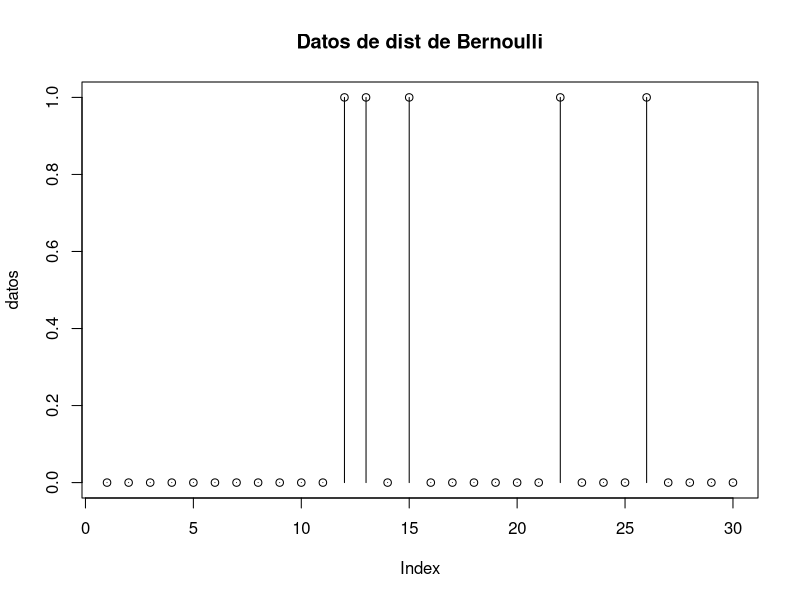
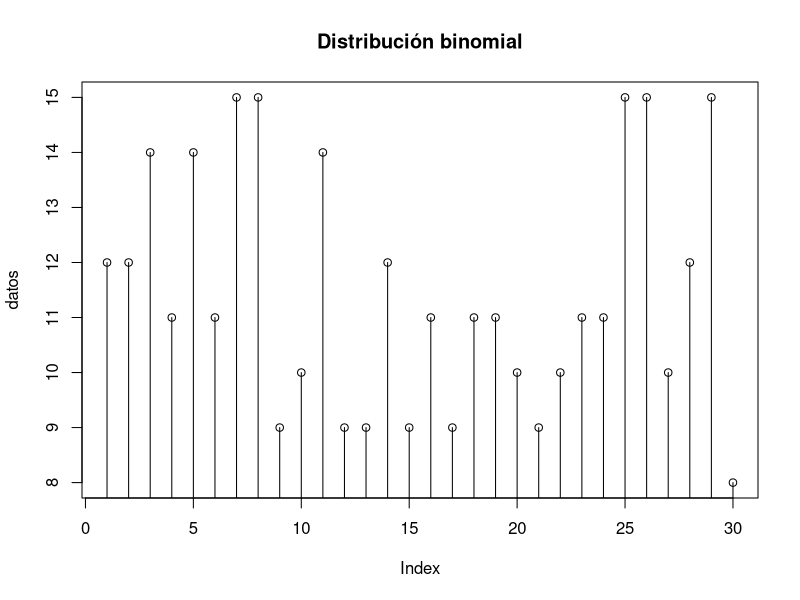
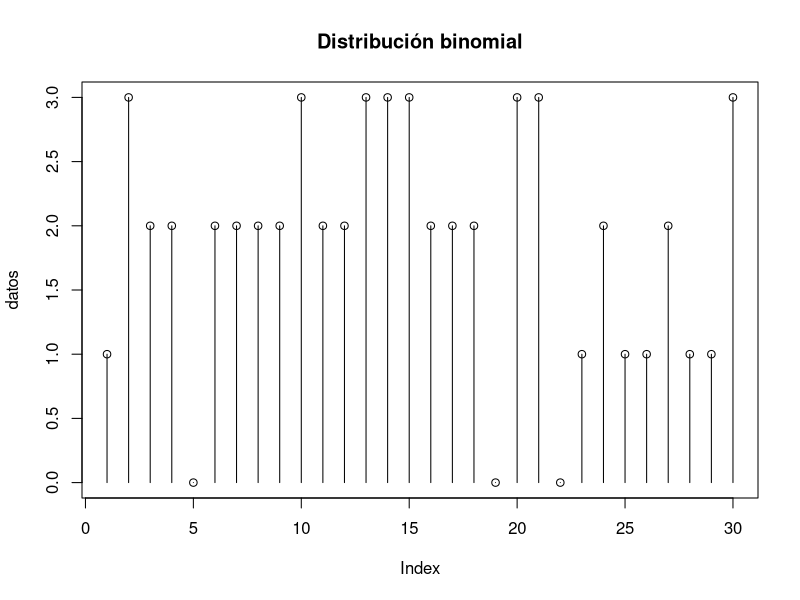
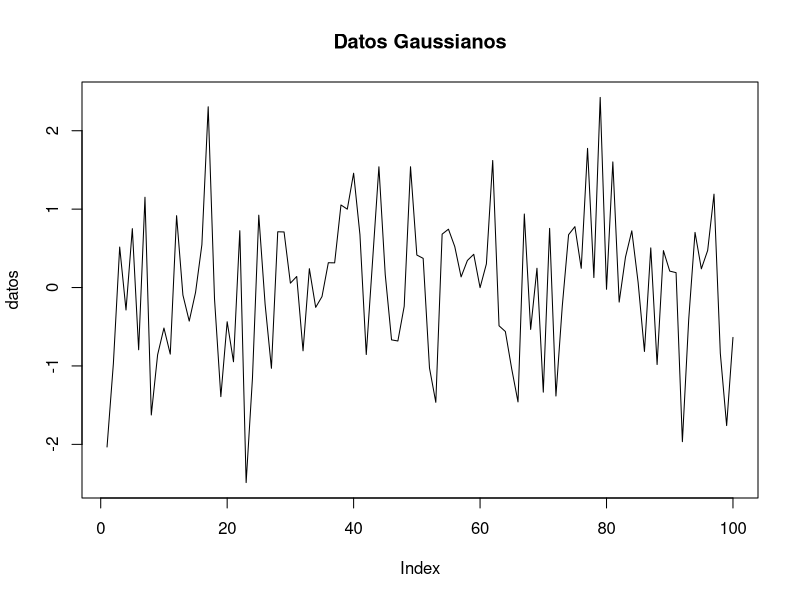

Here is the R script that generated these plots, in order:
## ---- chunk 1
knitr::opts_chunk$set(echo = TRUE)
## ---- chunk 2
# Sacamos una muestra de 30 datos Bernoulli y graficamos
datos <- rbinom(n=30, size=1, prob=0.3)
plot(datos, type="h", main="Datos de dist de Bernoulli")
points(datos)
## ---- chunk 3
datos <- rbinom(30, size=20, prob=0.6)
plot(datos, type="h", main= "Distribución binomial")
points(datos)
## ---- chunk 4
datos <- rbinom(30, size=20, prob=0.1)
plot(datos, type="h", main= "Distribución binomial")
points(datos)
## ---- chunk 5
# Parámetros de la distribución de Poisson
tasa_promedio <- 2  # Tasa promedio de ocurrencia de eventos
num_eventos <- 3    # Número de eventos que queremos modelar

# PMF: Probabilidad de que ocurran num_eventos eventos
probabilidad <- dpois(num_eventos, lambda = tasa_promedio)

# CDF: Probabilidad acumulativa de que ocurran hasta num_eventos eventos
prob_acumulativa <- ppois(num_eventos, lambda = tasa_promedio)

# Generar números aleatorios que sigan una distribución de Poisson
num_aleatorios <- rpois(n = 5, lambda = tasa_promedio)

# Calcular cuantiles de la distribución de Poisson
cuantil_95 <- qpois(0.95, lambda = tasa_promedio)

# Imprimir resultados
cat("Probabilidad de", num_eventos, "eventos:", probabilidad, "\n")
cat("Probabilidad acumulativa hasta", num_eventos, "eventos:", prob_acumulativa, "\n")
cat("Números aleatorios generados:", num_aleatorios, "\n")
cat("Cuantil al 95%:", cuantil_95, "\n")

## ---- chunk 6
# Parámetros de la distribución geométrica
prob_exito <- 0.3  # Probabilidad de éxito en cada ensayo
num_ensayos <- 4   # Número de ensayos para obtener el primer éxito

# PMF: Probabilidad de necesitar num_ensayos para obtener el primer éxito
probabilidad <- dgeom(num_ensayos, prob = prob_exito)

# CDF: Probabilidad acumulativa de necesitar hasta num_ensayos para obtener el primer éxito
prob_acumulativa <- pgeom(num_ensayos, prob = prob_exito)

# Generar números aleatorios que sigan una distribución geométrica
num_aleatorios <- rgeom(n = 5, prob = prob_exito)

# Calcular cuantiles de la distribución geométrica
cuantil_95 <- qgeom(0.95, prob = prob_exito)

# Imprimir resultados
cat("Probabilidad de necesitar", num_ensayos, "ensayos:", probabilidad, "\n")
cat("Probabilidad acumulativa hasta", num_ensayos, "ensayos:", prob_acumulativa, "\n")
cat("Números aleatorios generados:", num_aleatorios, "\n")
cat("Cuantil al 95%:", cuantil_95, "\n")

## ---- chunk 7
# Parámetros de la distribución uniforme discreta
rango_inferior <- 1  # Valor mínimo del rango
rango_superior <- 6  # Valor máximo del rango

# PMF: Probabilidad de obtener un valor específico dentro del rango
probabilidad <- dunif(3, min = rango_inferior, max = rango_superior)

# CDF: Probabilidad acumulativa de obtener un valor menor o igual a 3
prob_acumulativa <- punif(3, min = rango_inferior, max = rango_superior)

# Generar números aleatorios que sigan una distribución uniforme discreta
num_aleatorio <- runif(1, min = rango_inferior, max = rango_superior)

# Calcular cuantiles de la distribución uniforme discreta
cuantil_95 <- qunif(0.95, min = rango_inferior, max = rango_superior)

# Imprimir resultados
cat("Probabilidad de obtener el valor 3:", probabilidad, "\n")
cat("Probabilidad acumulativa hasta el valor 3:", prob_acumulativa, "\n")
cat("Número aleatorio generado:", num_aleatorio, "\n")
cat("Cuantil al 95%:", cuantil_95, "\n")

## ---- chunk 8
# Parámetros de la distribución hipergeométrica
poblacion_total <- 10  # Número total de bolas en la urna
num_rojas <- 5         # Número total de bolas rojas
tam_muestra <- 5       # Tamaño de la muestra que se selecciona

# PMF: Probabilidad de obtener exactamente 3 bolas rojas en la muestra
probabilidad <- dhyper(3, m = num_rojas, n = poblacion_total - num_rojas, k = tam_muestra)

# CDF: Probabilidad acumulativa de obtener hasta 3 bolas rojas en la muestra
prob_acumulativa <- phyper(3, m = num_rojas, n = poblacion_total - num_rojas, k = tam_muestra)

# Generar números aleatorios que sigan una distribución hipergeométrica
num_aleatorio <- rhyper(1, m = num_rojas, n = poblacion_total - num_rojas, k = tam_muestra)

# Calcular cuantiles de la distribución hipergeométrica
cuantil_95 <- qhyper(0.95, m = num_rojas, n = poblacion_total - num_rojas, k = tam_muestra)

# Imprimir resultados
cat("Probabilidad de obtener exactamente 3 bolas rojas:", probabilidad, "\n")
cat("Probabilidad acumulativa hasta 3 bolas rojas:", prob_acumulativa, "\n")
cat("Número aleatorio generado:", num_aleatorio, "\n")
cat("Cuantil al 95%:", cuantil_95, "\n")

## ---- chunk 9
datos <- rnorm(100,mean=0, sd=1)
plot(datos, type="l", main="Datos Gaussianos")
## ---- chunk 10
# Parámetros de la distribución uniforme continua
rango_inferior <- 2  # Valor mínimo del intervalo
rango_superior <- 5  # Valor máximo del intervalo

# PDF: Probabilidad de que la variable aleatoria esté en el intervalo [2, 5]
probabilidad <- dunif(3, min = rango_inferior, max = rango_superior)

# CDF: Probabilidad acumulativa de que la variable aleatoria sea menor o igual a 3
prob_acumulativa <- punif(3, min = rango_inferior, max = rango_superior)

# Generar números aleatorios que sigan una distribución uniforme continua
num_aleatorio <- runif(1, min = rango_inferior, max = rango_superior)

# Calcular cuantiles de la distribución uniforme continua
cuantil_95 <- qunif(0.95, min = rango_inferior, max = rango_superior)

# Imprimir resultados
cat("Probabilidad de que la variable aleatoria esté en el intervalo [2, 5]:", probabilidad, "\n")
cat("Probabilidad acumulativa hasta 3:", prob_acumulativa, "\n")
cat("Número aleatorio generado:", num_aleatorio, "\n")
cat("Cuantil al 95%:", cuantil_95, "\n")

## ---- chunk 11
# Parámetros de la distribución exponencial
tasa_ocurrencia <- 0.5  # Tasa de ocurrencia de eventos por unidad de tiempo

# PDF: Probabilidad de que el tiempo hasta el evento sea igual a 2 unidades de tiempo
probabilidad <- dexp(2, rate = tasa_ocurrencia)

# CDF: Probabilidad acumulativa de que el tiempo hasta el evento sea menor o igual a 2 unidades de tiempo
prob_acumulativa <- pexp(2, rate = tasa_ocurrencia)

# Generar números aleatorios que sigan una distribución exponencial
num_aleatorio <- rexp(1, rate = tasa_ocurrencia)

# Calcular cuantiles de la distribución exponencial
cuantil_95 <- qexp(0.95, rate = tasa_ocurrencia)

# Imprimir resultados
cat("Probabilidad de que el tiempo hasta el evento sea igual a 2 unidades de tiempo:", probabilidad, "\n")
cat("Probabilidad acumulativa hasta 2 unidades de tiempo:", prob_acumulativa, "\n")
cat("Número aleatorio generado:", num_aleatorio, "\n")
cat("Cuantil al 95%:", cuantil_95, "\n")

## ---- chunk 12
# Parámetros de la distribución gamma
forma <- 2  # Parámetro de forma (shape) de la distribución gamma
tasa <- 0.5  # Parámetro de tasa (rate) de la distribución gamma

# PDF: Probabilidad de que el tiempo de completar el proceso sea igual a 3 unidades
probabilidad <- dgamma(3, shape = forma, rate = tasa)

# CDF: Probabilidad acumulativa de que el tiempo sea menor o igual a 3 unidades
prob_acumulativa <- pgamma(3, shape = forma, rate = tasa)

# Generar números aleatorios que sigan una distribución gamma
num_aleatorio <- rgamma(1, shape = forma, rate = tasa)

# Calcular cuantiles de la distribución gamma
cuantil_95 <- qgamma(0.95, shape = forma, rate = tasa)

# Imprimir resultados
cat("Probabilidad de que el tiempo de completar el proceso sea igual a 3 unidades:", probabilidad, "\n")
cat("Probabilidad acumulativa hasta 3 unidades:", prob_acumulativa, "\n")
cat("Número aleatorio generado:", num_aleatorio, "\n")
cat("Cuantil al 95%:", cuantil_95, "\n")

